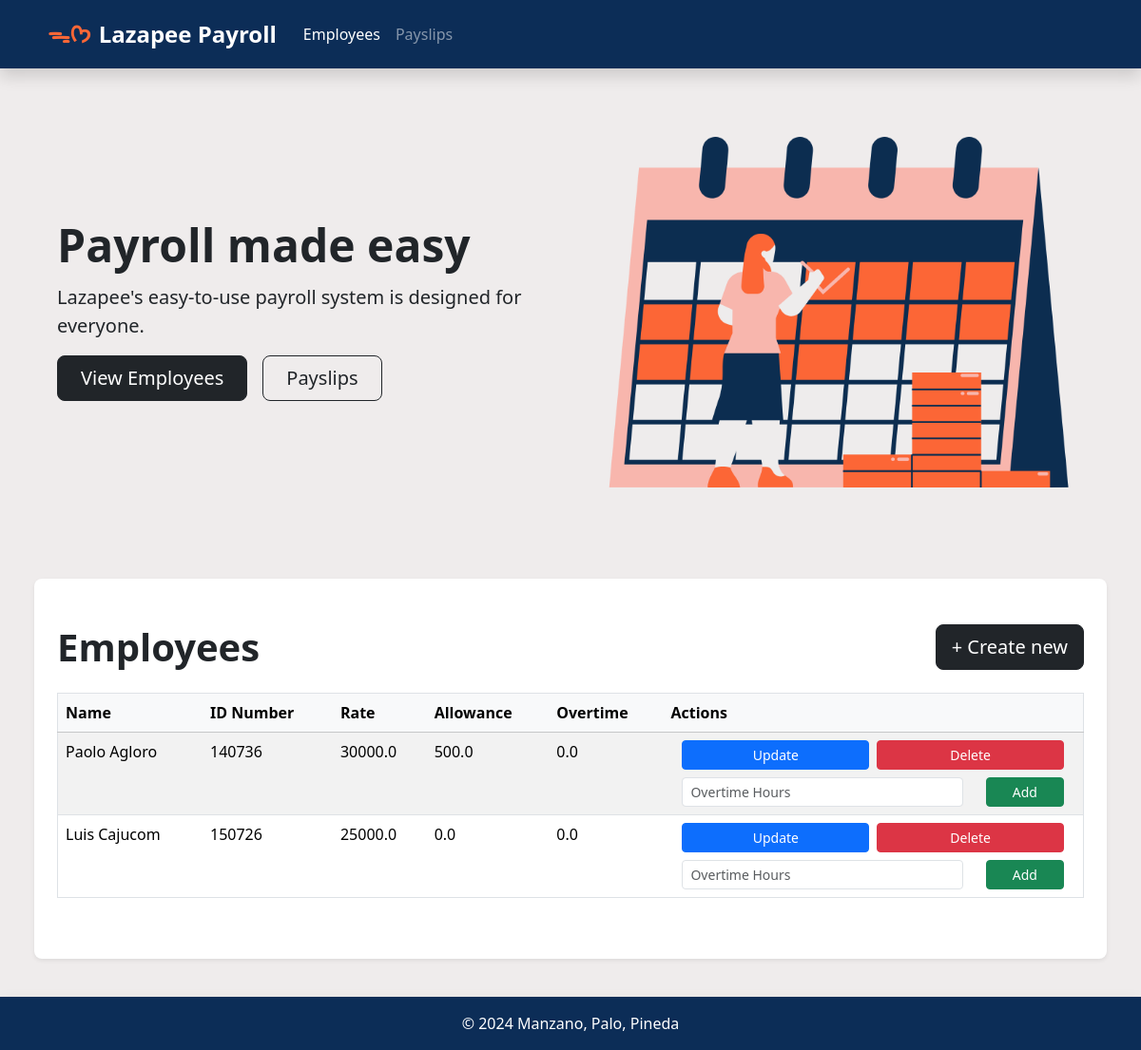
The page / on the database its author committed.
### payroll_app/models.py (models this page shows, shortened)
class Employee(models.Model):
    name = models.CharField(max_length=100)
    id_number = models.CharField(max_length=20, unique=True)
    rate = models.FloatField()
    allowance = models.FloatField(null=True, blank=True)
    overtime_pay = models.FloatField(null=True, blank=True)

### payroll_app/views.py (the view)
# urls.py: 2. Add a URL to urlpatterns:  path('', views.home, name='home')
def home(request):
    context = {
        'nav_selected': 'Employees',
        'employees': employees
    }
    return render(request, 'payroll_app/home.html', context)

### payroll_app/templates/payroll_app/home.html (shortened to what this page needs)
{% extends 'payroll_app/base.html' %}
{% load static %}
{% block content %}
<div class="container col-xxl-8 px-4 pb-5">
    <div class="row flex-lg-row-reverse align-items-center g-5 pb-5">
      <div class="col-10 col-sm-8 col-lg-6">
        {% load static %}
        <img src="{% static 'hero_graphic.png' %}" class="d-block mx-lg-auto img-fluid" alt="payroll-img" width="700" height="500" loading="lazy">
      </div>
      <div class="col-lg-6">
        <h1 class="display-5 fw-bold lh-1 mb-3">Payroll made easy</h1>
        <p class="lead">Lazapee's easy-to-use payroll system is designed for everyone.</p>
        <div class="d-grid gap-2 d-md-flex justify-content-md-start">
          <a href="#employeeheader" type="button" class="btn btn-dark btn-lg px-4 me-md-2">View Employees</a>
          <a href="{% url 'payslips' %}" type="button" class="btn btn-outline-dark btn-lg px-4">Payslips</a>
        </div>
      </div>
    </div>
</div>
<div class="px-4 py-5 rounded-3 shadow-sm bg-white bg-gradient mb-5">
    <div class="row">
        <div class="col">
            <h1 class=" col display-6 fw-bold pb-3" id="employeeheader">Employees</h1>
        </div>
        <div class="col">
            <a href="{% url 'create_employee' %}" class="col btn  btn-lg btn-dark float-end">+ Create new</a>
        </div>
    </div>
    <table class="table table-striped table-hover border">
        <thead>
            <tr class="table-light">
                <th scope="col" data-field="name"> Name </th>
                <th scope="col" data-field="id_number"> ID Number </th>
                <th scope="col" data-field="rate"> Rate </th>
                <th scope="col" data-field="allowance"> Allowance </th>
                <th scope="col" data-field="overtime_pay"> Overtime </th>
                <th scope="col" data-field="actions"> Actions </th>
        </thead>
        <tbody>
            {% for employee in employees %}
            <tr>
                <td>{{ employee.name }}</td>
                <td>{{ employee.id_number }}</td>
                <td>{{ employee.rate }}</td>
                <td>{{ employee.allowance }}</td>
                <td>{{ employee.overtime_pay }}</td>
                <td>
                    <div class="container">
                        <div class="d-grid gap-2 d-md-flex justify-content-md-start pb-2">
                            <a href="{% url 'update_employee' employee.pk %}" class="btn btn-primary btn-sm w-100">Update</a>
                            <a href="{% url 'delete_employee' employee.pk %}" class="btn btn-danger btn-sm w-100">Delete</a>
                        </div>
                        <form class="row" id="overtime-form" method="post" action="{% url 'add_overtime' employee.pk%}">{% csrf_token %}
                            <div class="col-lg-9 pb-sm-2 pb-lg-0">
                                <input type="number" id="overtime-hours" name="overtime-hours" class="form-control form-control-sm d-inline me-md-2" placeholder="Overtime Hours">
                            </div>
                            <div class="col-lg-3">
                                <button type="submit" class="btn btn-success w-100 btn-sm add-overtime">Add</button>
                            </div>
                        </form>
                    </div>
                </td>
            </tr>
            {% endfor %}
        </tbody>
    </table>
</div>
{% endblock %}

### rows shown on the page
Employee: name "Paolo Agloro", id_number "140736", rate "30000.0", allowance "500.0", overtime_pay "0.0"
Employee: name "Luis Cajucom", id_number "150726", rate "25000.0", allowance "0.0", overtime_pay "0.0"
